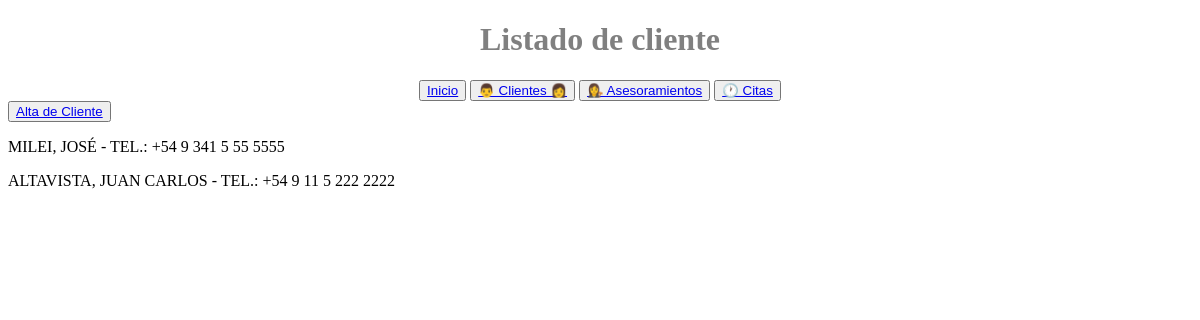
/cliente/list/, run on an earlier commit of the app's database.
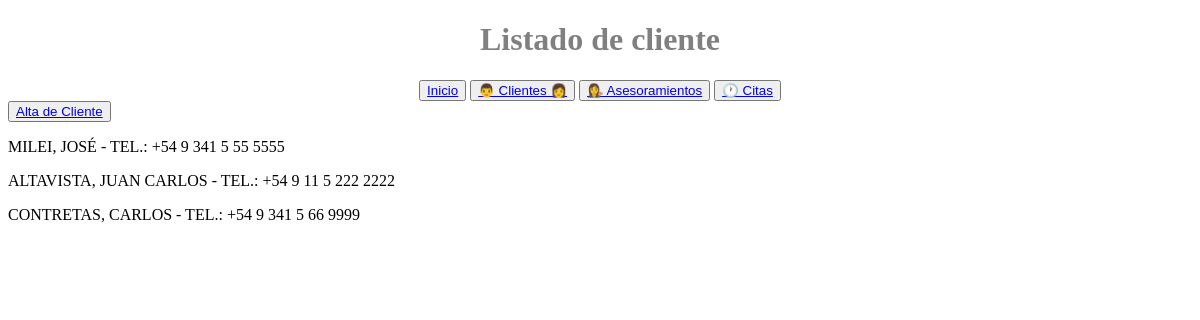
And on a later commit of the database.
### estudiojuridico/models.py (models this page shows, shortened)
class Cliente(models.Model):
    dni = models.IntegerField(unique=True)
    nombre = models.CharField(max_length=30)
    apellido = models.CharField(max_length=30)
    telefono = models.CharField(max_length=20)
    email = models.EmailField(max_length=30, blank=True, null=True)

### estudiojuridico/views.py (the view)
# urls.py: path("cliente/list/", views.cliente_list, name="cliente_list"),
def cliente_list(request):
    query = Cliente.objects.all()
    context = {"object_list": query}
    return render(request, "estudiojuridico/cliente_list.html", context)

### estudiojuridico/templates/estudiojuridico/cliente_list.html (shortened to what this page needs)
{% extends 'estudiojuridico/base.html' %}
{% block header %}
Listado de cliente
{% endblock header %}
{% block main %}
    <button><a href="{% url 'cliente_create' %}">Alta de Cliente</a></button>
    {% for object in object_list %}
        <p>{{ object.apellido | upper }}, {{ object.nombre | upper }} - TEL.: {{ object.telefono}} </p>
    {% empty %}
        <p>La base de datos de clientes no tiene registros</p>
    {% endfor %}
{% endblock main %}

What changed in the data, as far as the page shows it:
added Cliente: apellido "CONTRETAS", nombre "CARLOS", telefono "+54 9 341 5 66 9999"
